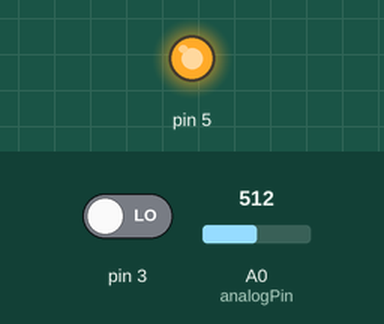
Simulated run of this sketch. Board: Arduino Uno, built with avr-gcc and run on an emulated ATmega328P. On the bench: output pins drawn as LEDs (lit = HIGH). Inputs (shaded band) come from the test bench; at power-on: A0 (analogPin) = 512, pin 3 LOW.

Above: at 1.2 s.
1.3 s: A0 (analogPin) set to 984
2.8 s: A0 (analogPin) set to 1017
At 4.0 s:
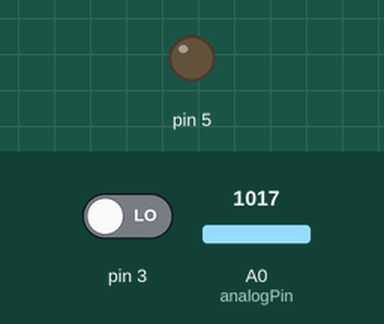
4.3 s: A0 (analogPin) set to 990
At 5.3 s:
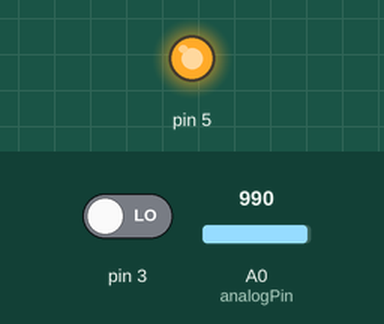
5.8 s: A0 (analogPin) set to 1010
At 6.4 s:
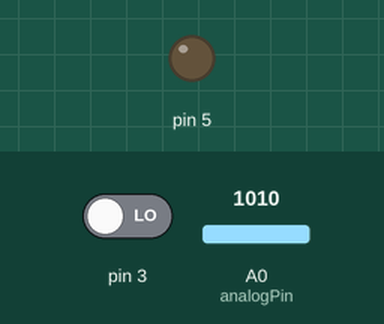
Timing chart, 0 to 8.8 s (numbered marks = the images above; inputs shaded):
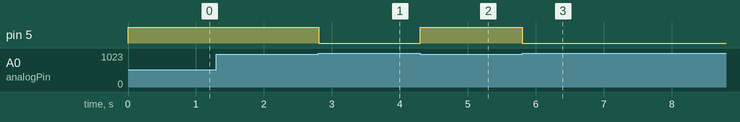

The sketch:

receiver.ino
```cpp
#define main_time 100
#define error_rate 1
#define up 3
#define down 4
#define back 5
#define forward 6
#define left 7
#define right 8


volatile int counter = 0;
int analogPin = A0;

void setup() {
  Serial.begin(9600);
  pinMode(3, INPUT);
  pinMode(5, OUTPUT);
  attachInterrupt(digitalPinToInterrupt(3), sign, CHANGE);
}

void sign() {
  counter++;
}

void loop() {

  int i = 0;

  while (i < main_time){

    if (analogRead(analogPin) > 1000){
      digitalWrite(5, LOW);
      delay(5);
      i+=1;
    }
    else {
      digitalWrite(5, HIGH);
      delay(5);
      i+=1;
    }
  }

  if(counter <= forward + error_rate && counter >= forward - error_rate){
    Serial.println("f");
  }
  if(counter <= back + error_rate && counter >= back - error_rate){
    Serial.println("b");
  }
  if(counter <= left + error_rate && counter >= left - error_rate){
    Serial.println("l");
  }
  if(counter <= right + error_rate && counter >= right - error_rate){
    Serial.println("r");
  }
  if(counter <= up + error_rate && counter >= up - error_rate){
    Serial.println("u");
  }
  if(counter <= down + error_rate && counter >= down - error_rate){
    Serial.println("d");
  }
  //Serial.print(counter);
  counter = 0;
  //Serial.print(" ");
  //Serial.println(analogRead(analogPin));
}
```

Measured:
- the behaviour switches between 1000 and 1001 on A0 (analogPin) (found by bisection; images 0 and 1)
- after the input at 1.3 s, every drawn part: stays the same
- after the input at 2.8 s, pin 5: HIGH → LOW at once
- after the input at 4.3 s, pin 5: LOW → HIGH at once
- after the input at 5.8 s, pin 5: HIGH → LOW at once
